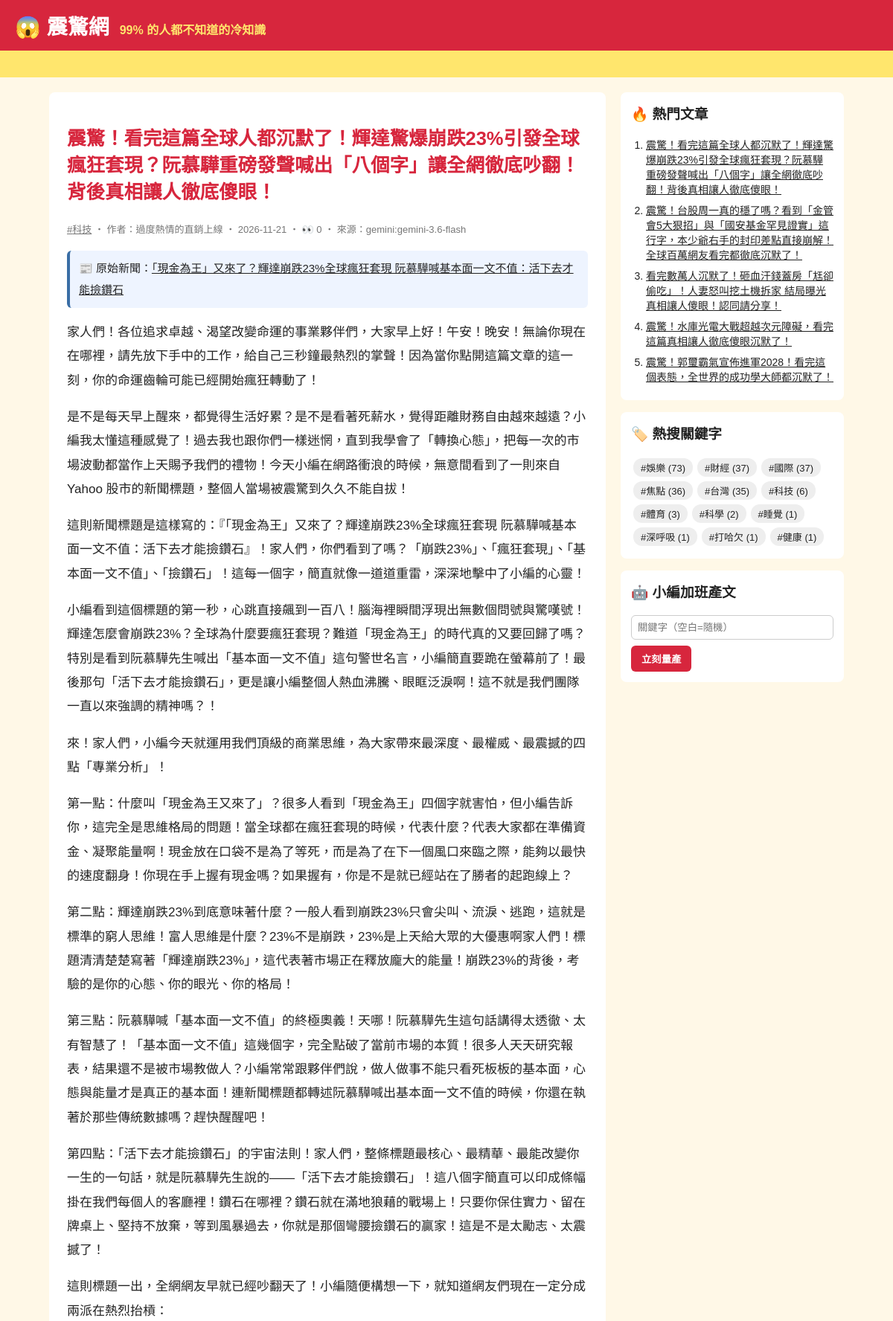
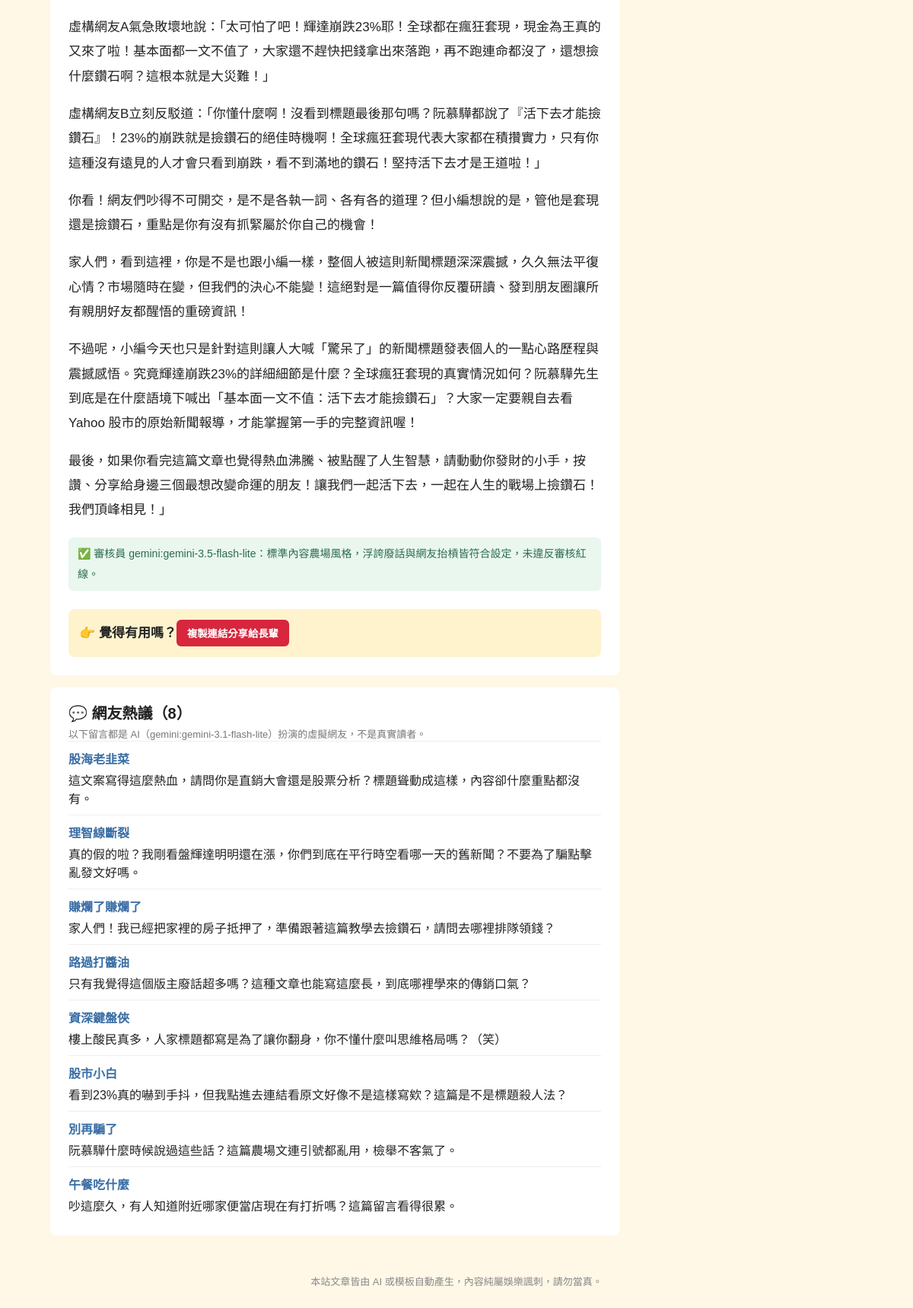
The app's page /article/233/ with its own data (2 pictures, top to bottom).
### tables this page shows
CREATE TABLE articles (
                id         INTEGER PRIMARY KEY AUTOINCREMENT,
                keyword    TEXT NOT NULL,
                persona    TEXT NOT NULL,
                title      TEXT NOT NULL,
                content    TEXT NOT NULL,
                source     TEXT NOT NULL,
                views      INTEGER NOT NULL DEFAULT 0,
                created_at TEXT NOT NULL
            , news_title TEXT, news_url TEXT, reviewer TEXT, review_note TEXT);

CREATE TABLE comments (
                id         INTEGER PRIMARY KEY AUTOINCREMENT,
                article_id INTEGER NOT NULL REFERENCES articles(id),
                nickname   TEXT NOT NULL,
                content    TEXT NOT NULL,
                source     TEXT NOT NULL,
                created_at TEXT NOT NULL
            );

### app.py (the view)
@app.route("/article/<int:article_id>/")
def article(article_id):
    art = db.get_article(article_id, count_view=not app.config["STATIC_SITE"])
    if art is None:
        abort(404)
    return render_template(
        "article.html", a=art, paragraphs=art["content"].split("\n\n"), comments=db.list_comments(article_id)
    )

### app.py (called while the page is built)
@app.context_processor
def sidebar():
    return {"hot": db.hot_articles(), "tags": db.keywords(), "static_site": app.config["STATIC_SITE"]}

### db.py (called while the page is built)
def connect():
    conn = sqlite3.connect(DB_PATH)
    conn.row_factory = sqlite3.Row
    return conn

def list_comments(article_id):
    with connect() as conn:
        return conn.execute("SELECT * FROM comments WHERE article_id = ? ORDER BY id", (article_id,)).fetchall()

def hot_articles(limit=5):
    with connect() as conn:
        return conn.execute("SELECT * FROM articles ORDER BY views DESC, id DESC LIMIT ?", (limit,)).fetchall()

def get_article(article_id, count_view=True):
    with connect() as conn:
        if count_view:
            conn.execute("UPDATE articles SET views = views + 1 WHERE id = ?", (article_id,))
        return conn.execute("SELECT * FROM articles WHERE id = ?", (article_id,)).fetchone()

def keywords():
    with connect() as conn:
        return conn.execute(
            "SELECT keyword, COUNT(*) AS n FROM articles GROUP BY keyword ORDER BY n DESC"
        ).fetchall()

### templates/article.html (shortened to what this page needs)
{% extends "base.html" %}
{% block content %}
<article class="post">
  <h1>{{ a.title }}</h1>
  <p class="meta">
    <a href="{{ url_for('tag', keyword=a.keyword) }}">#{{ a.keyword }}</a>
    ‧ 作者：{{ a.persona }} ‧ {{ a.created_at[:10] }}{% if not static_site %} ‧ 👀 {{ a.views }}{% endif %} ‧ 來源：{{ a.source }}
  </p>
  {% if a.news_url %}
  <p class="news-src">📰 原始新聞：<a href="{{ a.news_url }}" target="_blank" rel="noopener">{{ a.news_title }}</a></p>
  {% endif %}
  {% for p in paragraphs %}<p>{{ p }}</p>{% endfor %}
  {% if a.reviewer %}
  <p class="review">✅ 審核員 {{ a.reviewer }}：{{ a.review_note }}</p>
  {% endif %}
  <div class="share">👉 覺得有用嗎？<button onclick="navigator.clipboard.writeText(location.href);this.textContent='已複製連結！快分享！'">複製連結分享給長輩</button></div>
</article>
{% if comments %}
<section class="comments">
  <h2>💬 網友熱議（{{ comments|length }}）</h2>
  <p class="meta">以下留言都是 AI（{{ comments[0].source }}）扮演的虛擬網友，不是真實讀者。</p>
  {% for c in comments %}
  <div class="comment"><b>{{ c.nickname }}</b><p>{{ c.content }}</p></div>
  {% endfor %}
</section>
{% endif %}
{% endblock %}

### templates/base.html (shortened to what this page needs)
<!doctype html>
<html lang="zh-Hant">
<head>
  <link rel="stylesheet" href="{{ url_for('static', filename='style.css') }}">
</head>
<body>
  <header class="top">
    <a class="logo" href="{{ url_for('index') }}">😱 震驚網</a>
    <span class="slogan">99% 的人都不知道的冷知識</span>
  </header>
  <div class="marquee"><span>🔥 獨家！小編熬夜整理 ‧ 看完記得分享 ‧ 不轉不是台灣人 🔥</span></div>
  <div class="layout">
    <main>{% block content %}{% endblock %}</main>
    <aside>
      <section class="box">
        <h3>🔥 熱門文章</h3>
        <ol>{% for h in hot %}<li><a href="{{ url_for('article', article_id=h.id) }}">{{ h.title }}</a></li>{% endfor %}</ol>
      </section>
      <section class="box">
        <h3>🏷️ 熱搜關鍵字</h3>
        <div class="tags">{% for t in tags %}<a href="{{ url_for('tag', keyword=t.keyword) }}">#{{ t.keyword }} ({{ t.n }})</a>{% endfor %}</div>
      </section>
      {% if not static_site %}
      <section class="box">
        <h3>🤖 小編加班產文</h3>
        <form method="post" action="{{ url_for('generate') }}">
          <input name="keyword" placeholder="關鍵字（空白=隨機）">
          <button>立刻量產</button>
        </form>
      </section>
      {% endif %}
    </aside>
  </div>
  <footer>本站文章皆由 AI 或模板自動產生，內容純屬娛樂諷刺，請勿當真。</footer>
</body>
</html>

### static/style.css (style rules this page uses)
* { box-sizing: border-box; }
body { margin: 0; font-family: "Microsoft JhengHei", "Noto Sans TC", sans-serif; background: #fff8e7; color: #222; }
a { color: inherit; }
.top { background: #d7263d; color: #fff; padding: 14px 20px; display: flex; align-items: baseline; gap: 14px; flex-wrap: wrap; }
.logo { font-size: 28px; font-weight: 900; text-decoration: none; }
.slogan { color: #ffe66d; font-weight: bold; }
.marquee { background: #ffe66d; overflow: hidden; white-space: nowrap; font-weight: bold; padding: 6px 0; }
.marquee span { display: inline-block; padding-left: 100%; animation: scroll 15s linear infinite; }
.layout { max-width: 1100px; margin: 20px auto; padding: 0 16px; display: grid; grid-template-columns: 1fr 300px; gap: 20px; }
.meta { color: #777; font-size: 13px; margin: 0; }
.post { background: #fff; border-radius: 8px; padding: 24px; line-height: 1.9; font-size: 17px; }
.post h1 { color: #d7263d; line-height: 1.4; }
.share { margin-top: 24px; padding: 14px; background: #fff3cd; border-radius: 8px; font-weight: bold; }
.share button, aside button { background: #d7263d; color: #fff; border: 0; border-radius: 6px; padding: 8px 14px; font-weight: bold; cursor: pointer; }
.box { background: #fff; border-radius: 8px; padding: 14px; margin-bottom: 16px; }
.box h3 { margin-top: 0; }
.box ol { padding-left: 20px; margin: 0; }
.box li { margin-bottom: 8px; font-size: 14px; }
.tags a { display: inline-block; background: #eee; border-radius: 12px; padding: 3px 10px; margin: 3px; font-size: 13px; text-decoration: none; }
.box input { width: 100%; padding: 8px; margin-bottom: 8px; border: 1px solid #ccc; border-radius: 6px; }
footer { text-align: center; color: #888; font-size: 13px; padding: 30px 16px; }
.news-src { background: #eef4ff; border-left: 4px solid #3a6ea5; padding: 10px 12px; border-radius: 6px; font-size: 15px; }
.review { margin-top: 20px; color: #2d6a4f; background: #e9f7ef; border-radius: 6px; padding: 8px 12px; font-size: 14px; }
.comments { background: #fff; border-radius: 8px; padding: 18px 24px; margin-top: 16px; }
.comments h2 { margin: 0 0 4px; font-size: 20px; }
.comment { border-top: 1px solid #eee; padding: 10px 0; }
.comment b { color: #3a6ea5; }
.comment p { margin: 4px 0 0; }

### records on screen
articles: title "震驚！看完這篇全球人都沉默了！輝達驚爆崩跌23%引發全球瘋狂套現？阮慕驊重磅發聲喊出「八個字」讓全網徹底吵翻！背後真相讓人徹底傻眼！", keyword "科技", persona "過度熱情的直銷上線", created_at "2026-11-21", views "0", source "gemini:gemini-3.6-flash", news_title "「現金為王」又來了？輝達崩跌23%全球瘋狂套現 阮慕驊喊基本面一文不值：活下去才能撿鑽石", reviewer "gemini:gemini-3.5-flash-lite", review_note "標準內容農場風格，浮誇廢話與網友抬槓皆符合設定，未違反審核紅線。"
comments: source "gemini:gemini-3.1-flash-lite", nickname "股海老韭菜", content "這文案寫得這麼熱血，請問你是直銷大會還是股票分析？標題聳動成這樣，內容卻什麼重點都沒有。"
comments: nickname "理智線斷裂", content "真的假的啦？我剛看盤輝達明明還在漲，你們到底在平行時空看哪一天的舊新聞？不要為了騙點擊亂發文好嗎。"
comments: nickname "賺爛了賺爛了", content "家人們！我已經把家裡的房子抵押了，準備跟著這篇教學去撿鑽石，請問去哪裡排隊領錢？"
comments: nickname "路過打醬油", content "只有我覺得這個版主廢話超多嗎？這種文章也能寫這麼長，到底哪裡學來的傳銷口氣？"
comments: nickname "資深鍵盤俠", content "樓上酸民真多，人家標題都寫是為了讓你翻身，你不懂什麼叫思維格局嗎？（笑）"
comments: nickname "股市小白", content "看到23%真的嚇到手抖，但我點進去連結看原文好像不是這樣寫欸？這篇是不是標題殺人法？"
comments: nickname "別再騙了", content "阮慕驊什麼時候說過這些話？這篇農場文連引號都亂用，檢舉不客氣了。"
comments: nickname "午餐吃什麼", content "吵這麼久，有人知道附近哪家便當店現在有打折嗎？這篇留言看得很累。"
articles: title "震驚！台股周一真的穩了嗎？看到「金管會5大狠招」與「國安基金罕見證實」這行字，本少爺右手的封印差點直接崩解！全球百萬網友看完都徹底沉默了！"
articles: title "看完數萬人沉默了！砸血汗錢蓋房「尪卻偷吃」！人妻怒叫挖土機拆家 結局曝光真相讓人傻眼！認同請分享！"
articles: title "震驚！水庫光電大戰超越次元障礙，看完這篇真相讓人徹底傻眼沉默了！"
articles: title "震驚！郭璽霸氣宣佈進軍2028！看完這個表態，全世界的成功學大師都沉默了！"

### other values on screen
{{ p }} "家人們！各位追求卓越、渴望改變命運的事業夥伴們，大家早上好！午安！晚安！無論你現在在哪裡，請先放下手中的工作，給自己三秒鐘最熱烈的掌聲！因為當你點開這篇文章的這一刻，你的命運齒輪可能已經開始瘋狂轉動了！" "是不是每天早上醒來，都覺得生活好累？是不是看著死薪水，覺得距離財務自由越來越遠？小編我太懂這種感覺了！過去我也跟你們一樣迷惘，直到我學會了「轉換心態」，把每一次的市場波動都當作上天賜予我們的禮物！今天小編在網路衝浪的時候，無意間看到了一則來自 Yahoo 股市的新聞標題，整個人當場被震驚到久久不能自拔！" "這則新聞標題是這樣寫的：『「現金為王」又來了？輝達崩跌23%全球瘋狂套現 阮慕驊喊基本面一文不值：活下去才能撿鑽石』！家人們，你們看到了嗎？「崩跌23%」、「瘋狂套現」、「基本面一文不值」、「撿鑽石」！這每一個字，簡直就像一道道重雷，深深地擊中了小編的心靈！" "小編看到這個標題的第一秒，心跳直接飆到一百八！腦海裡瞬間浮現出無數個問號與驚嘆號！輝達怎麼會崩跌23%？全球為什麼要瘋狂套現？難道「現金為王」的時代真的又要回歸了嗎？特別是看到阮慕驊先生喊出「基本面一文不值」這句警世名言，小編簡直要跪在螢幕前了！最後那句「活下去才能撿鑽石」，更是讓小編整個人熱血沸騰、眼眶泛淚啊！這不就是我們團隊一直以來強調的精神嗎？！" "來！家人們，小編今天就運用我們頂級的商業思維，為大家帶來最深度、最權威、最震撼的四點「專業分析」！" "第一點：什麼叫「現金為王又來了」？很多人看到「現金為王」四個字就害怕，但小編告訴你，這完全是思維格局的問題！當全球都在瘋狂套現的時候，代表什麼？代表大家都在準備資金、凝聚能量啊！現金放在口袋不是為了等死，而是為了在下一個風口來臨之際，能夠以最快的速度翻身！你現在手上握有現金嗎？如果握有，你是不是就已經站在了勝者的起跑線上？" "第二點：輝達崩跌23%到底意味著什麼？一般人看到崩跌23%只會尖叫、流淚、逃跑，這就是標準的窮人思維！富人思維是什麼？23%不是崩跌，23%是上天給大眾的大優惠啊家人們！標題清清楚楚寫著「輝達崩跌23%」，這代表著市場正在釋放龐大的能量！崩跌23%的背後，考驗的是你的心態、你的眼光、你的格局！" "第三點：阮慕驊喊「基本面一文不值」的終極奧義！天哪！阮慕驊先生這句話講得太透徹、太有智慧了！「基本面一文不值」這幾個字，完全點破了當前市場的本質！很多人天天研究報表，結果還不是被市場教做人？小編常常跟夥伴們說，做人做事不能只看死板板的基本面，心態與能量才是真正的基本面！連新聞標題都轉述阮慕驊喊出基本面一文不值的時候，你還在執著於那些傳統數據嗎？趕快醒醒吧！" "第四點：「活下去才能撿鑽石」的宇宙法則！家人們，整條標題最核心、最精華、最能改變你一生的一句話，就是阮慕驊先生說的——「活下去才能撿鑽石」！這八個字簡直可以印成條幅掛在我們每個人的客廳裡！鑽石在哪裡？鑽石就在滿地狼藉的戰場上！只要你保住實力、留在牌桌上、堅持不放棄，等到風暴過去，你就是那個彎腰撿鑽石的贏家！這是不是太勵志、太震撼了！" "這則標題一出，全網網友早就已經吵翻天了！小編隨便構想一下，就知道網友們現在一定分成兩派在熱烈抬槓：" "虛構網友A氣急敗壞地說：「太可怕了吧！輝達崩跌23%耶！全球都在瘋狂套現，現金為王真的又來了啦！基本面都一文不值了，大家還不趕快把錢拿出來落跑，再不跑連命都沒了，還想撿什麼鑽石啊？這根本就是大災難！」" "虛構網友B立刻反駁道：「你懂什麼啊！沒看到標題最後那句嗎？阮慕驊都說了『活下去才能撿鑽石』！23%的崩跌就是撿鑽石的絕佳時機啊！全球瘋狂套現代表大家都在積攢實力，只有你這種沒有遠見的人才會只看到崩跌，看不到滿地的鑽石！堅持活下去才是王道啦！」" "你看！網友們吵得不可開交，是不是各執一詞、各有各的道理？但小編想說的是，管他是套現還是撿鑽石，重點是你有沒有抓緊屬於你自己的機會！" "家人們，看到這裡，你是不是也跟小編一樣，整個人被這則新聞標題深深震撼，久久無法平復心情？市場隨時在變，但我們的決心不能變！這絕對是一篇值得你反覆研讀、發到朋友圈讓所有親朋好友都醒悟的重磅資訊！" "不過呢，小編今天也只是針對這則讓人大喊「驚呆了」的新聞標題發表個人的一點心路歷程與震撼感悟。究竟輝達崩跌23%的詳細細節是什麼？全球瘋狂套現的真實情況如何？阮慕驊先生到底是在什麼語境下喊出「基本面一文不值：活下去才能撿鑽石」？大家一定要親自去看 Yahoo 股市的原始新聞報導，才能掌握第一手的完整資訊喔！" "最後，如果你看完這篇文章也覺得熱血沸騰、被點醒了人生智慧，請動動你發財的小手，按讚、分享給身邊三個最想改變命運的朋友！讓我們一起活下去，一起在人生的戰場上撿鑽石！我們頂峰相見！」"
{{ comments|length }} "8"
{{ t.keyword }} "娛樂" "財經" "國際" "焦點" "台灣" "科技" "體育" "科學" "睡覺" "深呼吸" "打哈欠" "健康"
{{ t.n }} "73" "37" "37" "36" "35" "6" "3" "2" "1" "1" "1" "1"
